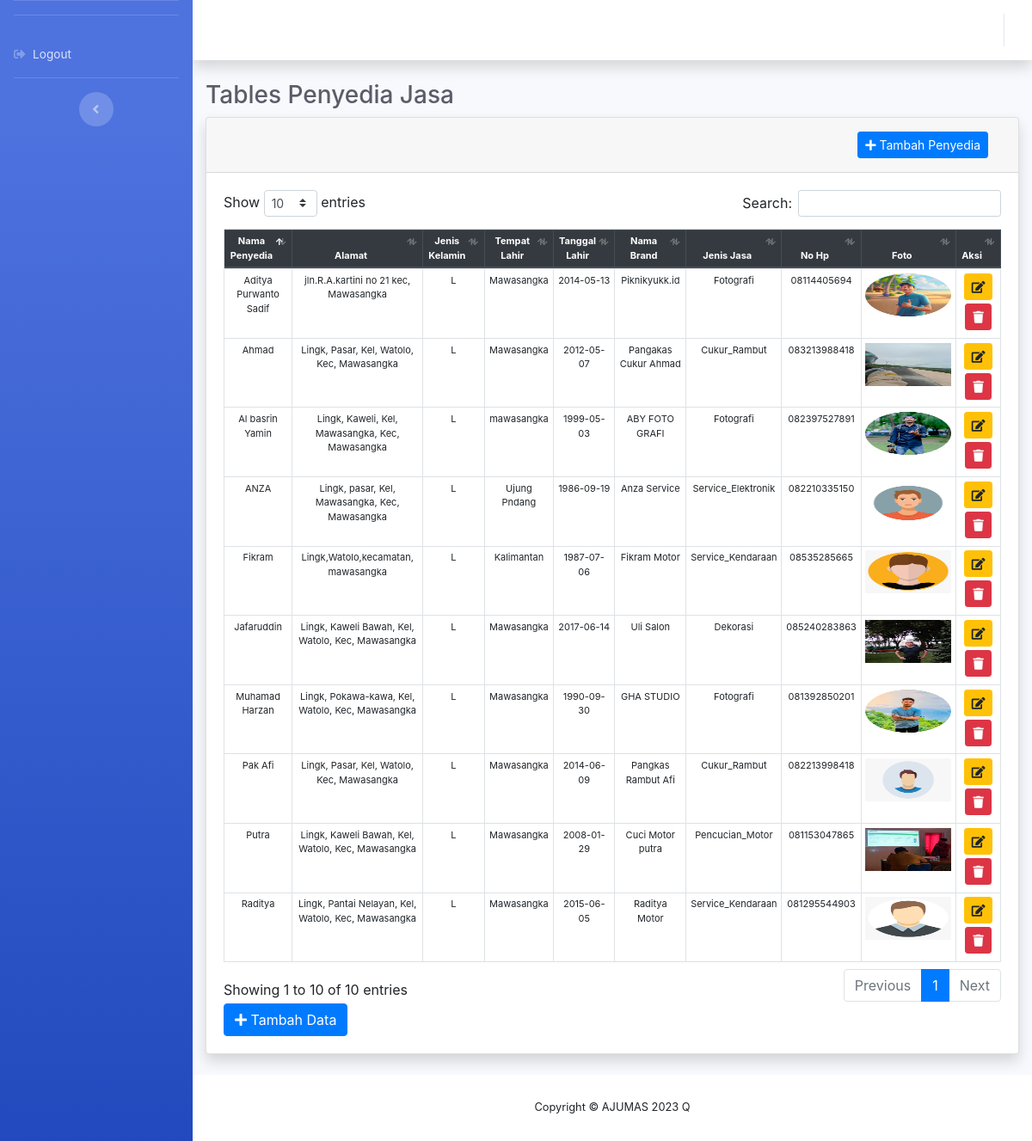
/index.php/admin/vpjasa, run on the app's committed database.
### tables this page shows
CREATE TABLE `penyedia_jasa` (
  `id_penyedia_jasa` int(11) NOT NULL,
  `nama_penyedia` varchar(100) DEFAULT NULL,
  `alamat` varchar(200) DEFAULT NULL,
  `jk` varchar(1) DEFAULT NULL,
  `tempat_lahir` varchar(150) DEFAULT NULL,
  `tanggal_lahir` date DEFAULT NULL,
  `nama_brand` varchar(255) DEFAULT NULL,
  `jenis_jasa` varchar(100) DEFAULT NULL,
  `no_hp` varchar(12) DEFAULT NULL,
  `foto` varchar(100) DEFAULT NULL,
  `foto1` varchar(100) DEFAULT NULL,
  `foto2` varchar(100) DEFAULT NULL,
  `foto3` varchar(255) NOT NULL,
  `kisaran_harga` varchar(200) DEFAULT NULL,
  `deskripsi_jasa` mediumtext DEFAULT NULL,
  `profil_penyedia` varchar(255) NOT NULL,
  `kd_verikasi` varchar(1) NOT NULL DEFAULT ''
);

### application/libraries/Template.php (called while the page is built)
<?php if ( ! defined('BASEPATH')) exit('No direct script access allowed');
class Template {
		var $template_data = array();
		function set($name, $value)
		{
			$this->template_data[$name] = $value;
		}
		function load($template = '', $view = '' , $view_data = array(), $return = FALSE)
		{
			$this->CI =& get_instance();
			$this->set('contents', $this->CI->load->view($view, $view_data, TRUE));
			return $this->CI->load->view($template, $this->template_data, $return);
		}
}

### application/controllers/Admin.php (called while the page is built, shortened)
<?php
class Admin extends CI_Controller {
public function vpjasa()
{
   $data['list_penyedia_jasa'] = $this->db->get('penyedia_jasa')->result();
   $this->template->load('template','admin/p_jasa/vpjasa', $data);
}
}
?>

### index.php (called while the page is built, shortened)
<?php
require_once BASEPATH.'core/CodeIgniter.php';

### application/views/admin/p_jasa/vpjasa.php (the view, shortened to what this page needs)
<h1 class="h3 mb-2 text-gray-800">Tables Penyedia Jasa</h1>
<div class="card shadow mb-4">
    <div class="card-header py-3">
        <div class="container-fluid">
            <button type="button" class="btn btn-primary btn-sm float-right" data-toggle="modal"
                data-target="#exampleModal">
                <i class="fas fa-plus"></i> Tambah Penyedia
            </button>
        </div>
    </div>
    <div class="card-body">
        <div class="table-responsive">
            <table class="table table-sm table-hover table-bordered" id="dataTable" width="100%" cellspacing="0"
                style="font-size:11px">
                <thead class="thead-dark">
                    <tr class="text-center">
                        <th>Nama Penyedia</th>
                        <th>Alamat</th>
                        <th>Jenis Kelamin</th>
                        <th>Tempat Lahir</th>
                        <th>Tanggal Lahir</th>
                        <th>Nama Brand</th>
                        <th>Jenis Jasa</th>
                        <th>No Hp</th>
                        <th>Foto</th>
                        <th>Aksi</th>
                    </tr>
                </thead>
                <tbody>
                    <?php foreach($list_penyedia_jasa as $data) : ?>
                    <tr>
                        <td class="text-center"><?php echo $data->nama_penyedia ?></td>
                        <td class="text-center"><?php echo $data->alamat ?></td>
                        <td class="text-center"><?php echo $data->jk ?></td>
                        <td class="text-center"><?php echo $data->tempat_lahir ?></td>
                        <td class="text-center"><?php echo $data->tanggal_lahir ?></td>
                        <td class="text-center"><?php echo $data->nama_brand ?></td>
                        <td class="text-center"><?php echo $data->jenis_jasa ?></td>
                        <td class="text-center"><?php echo $data->no_hp ?></td>
                        <td><img src="<?php echo base_url('assets/foto_penyedia_jasa').'/'.$data->foto ?>" width="100px"
                                height="50px" alt="gmbr"></td>
                        <td class="text-center">
                            <a href class="btn btn-sm btn-warning mb-1" data-toggle="modal"
                                data-target="#edit<?php echo $data->id_penyedia_jasa ?>"><i class="fas fa-edit"></i></a>
                            <a href class="btn btn-sm btn-danger mb-1" data-toggle="modal"
                                data-target="#hapus_penyedia<?php echo $data->id_penyedia_jasa?>"><i
                                    class="fas fa-trash"></i></a>
                        </td>
                    </tr>
                    <?php endforeach; ?>
                </tbody>
            </table>
        </div>
        <button type="button" class="btn btn-primary btn sm" data-toggle="modal" data-target="#exampleModal"><i
                class="fas fa-plus"></i>
            Tambah Data
        </button>
    </div>
</div>

### application/views/template.php (shortened to what this page needs)
<!DOCTYPE html>
<html lang="en">
<head>
    <link href="<?php echo base_url('') ?>style1/vendor/fontawesome-free/css/all.min.css" rel="stylesheet"
        type="text/css">
    <link rel="stylesheet" href="https://stackpath.bootstrapcdn.com/bootstrap/4.4.0/css/bootstrap.min.css"
>
    <link href="<?php echo base_url('') ?>style1/css/sb-admin-2.min.css" rel="stylesheet">
    <link rel="stylesheet" href="https://cdnjs.cloudflare.com/ajax/libs/rateYo/2.3.2/jquery.rateyo.min.css">
    <link href="https://unpkg.com/aos@2.3.1/dist/aos.css" rel="stylesheet">
    <link href="https://cdn.quilljs.com/1.3.6/quill.snow.css" rel="stylesheet">
    <link href="<?php echo base_url('') ?>style1/vendor/datatables/dataTables.bootstrap4.min.css" rel="stylesheet">
</head>
<body id="page-top">
    <div id="wrapper">
        <ul class="navbar-nav bg-gradient-primary sidebar sidebar-dark accordion" id="accordionSidebar">
            <hr class="sidebar-divider d-none d-md-block">
            <li class="nav-item">
                <a class="nav-link" href="<?php echo base_url('login/logout') ?>">
                    <i class="fas fa-sign-out-alt"></i>
                    <span>Logout</span></a>
            </li>
            <hr class="sidebar-divider d-none d-md-block">
            <div class="text-center d-none d-md-inline">
                <button class="rounded-circle border-0" id="sidebarToggle"></button>
            </div>
        </ul>
        <div id="content-wrapper" class="d-flex flex-column">
            <div id="content">
                <nav class="navbar navbar-expand navbar-light bg-white topbar mb-4 static-top shadow">
                    <ul class="navbar-nav ml-auto">
                    </ul>
                </nav>
                <div class="container-fluid">
                    <?php echo $contents ?>
                </div>
            </div>
            <footer class="sticky-footer bg-white">
                <div class="container my-auto">
                    <div class="copyright text-center my-auto">
                        <span>Copyright &copy; AJUMAS <?php echo date('Y') ?> Q</span>
                    </div>
                </div>
            </footer>
        </div>
    </div>
    <link rel="stylesheet" href="https://stackpath.bootstrapcdn.com/bootstrap/4.3.1/css/bootstrap.min.css">
</body>
</html>

### data on the page
penyedia_jasa: nama_penyedia "Muhamad Harzan", alamat "Lingk, Pokawa-kawa, Kel, Watolo, Kec, Mawasangka", jk "L", tempat_lahir "Mawasangka", tanggal_lahir "1990-09-30", nama_brand "GHA STUDIO", jenis_jasa "Fotografi", no_hp "081392850201", foto (picture)
penyedia_jasa: nama_penyedia "Aditya Purwanto Sadif", alamat "jln.R.A.kartini no 21 kec, Mawasangka", jk "L", tempat_lahir "Mawasangka", tanggal_lahir "2014-05-13", nama_brand "Piknikyukk.id", jenis_jasa "Fotografi", no_hp "08114405694", foto (picture)
penyedia_jasa: nama_penyedia "Raditya", alamat "Lingk, Pantai Nelayan, Kel, Watolo, Kec, Mawasangka", jk "L", tempat_lahir "Mawasangka", tanggal_lahir "2015-06-05", nama_brand "Raditya Motor", jenis_jasa "Service_Kendaraan", no_hp "081295544903", foto (picture)
penyedia_jasa: nama_penyedia "Jafaruddin", alamat "Lingk, Kaweli Bawah, Kel, Watolo, Kec, Mawasangka", jk "L", tempat_lahir "Mawasangka", tanggal_lahir "2017-06-14", nama_brand "Uli Salon", jenis_jasa "Dekorasi", no_hp "085240283863", foto (picture)
penyedia_jasa: nama_penyedia "Pak Afi", alamat "Lingk, Pasar, Kel, Watolo, Kec, Mawasangka", jk "L", tempat_lahir "Mawasangka", tanggal_lahir "2014-06-09", nama_brand "Pangkas Rambut Afi", jenis_jasa "Cukur_Rambut", no_hp "082213998418", foto (picture)
penyedia_jasa: nama_penyedia "Ahmad", alamat "Lingk, Pasar, Kel, Watolo, Kec, Mawasangka", jk "L", tempat_lahir "Mawasangka", tanggal_lahir "2012-05-07", nama_brand "Pangakas Cukur Ahmad", jenis_jasa "Cukur_Rambut", no_hp "083213988418", foto (picture)
penyedia_jasa: nama_penyedia "Putra", alamat "Lingk, Kaweli Bawah, Kel, Watolo, Kec, Mawasangka", jk "L", tempat_lahir "Mawasangka", tanggal_lahir "2008-01-29", nama_brand "Cuci Motor putra", jenis_jasa "Pencucian_Motor", no_hp "081153047865", foto (picture)
penyedia_jasa: nama_penyedia "Al basrin Yamin", alamat "Lingk, Kaweli, Kel, Mawasangka, Kec, Mawasangka", jk "L", tempat_lahir "mawasangka", tanggal_lahir "1999-05-03", nama_brand "ABY FOTO GRAFI", jenis_jasa "Fotografi", no_hp "082397527891", foto (picture)
penyedia_jasa: nama_penyedia "ANZA", alamat "Lingk, pasar, Kel, Mawasangka, Kec, Mawasangka", jk "L", tempat_lahir "Ujung Pndang", tanggal_lahir "1986-09-19", nama_brand "Anza Service", jenis_jasa "Service_Elektronik", no_hp "082210335150", foto (picture)
penyedia_jasa: nama_penyedia "Fikram", alamat "Lingk,Watolo,kecamatan, mawasangka", jk "L", tempat_lahir "Kalimantan", tanggal_lahir "1987-07-06", nama_brand "Fikram Motor", jenis_jasa "Service_Kendaraan", no_hp "08535285665", foto (picture)
